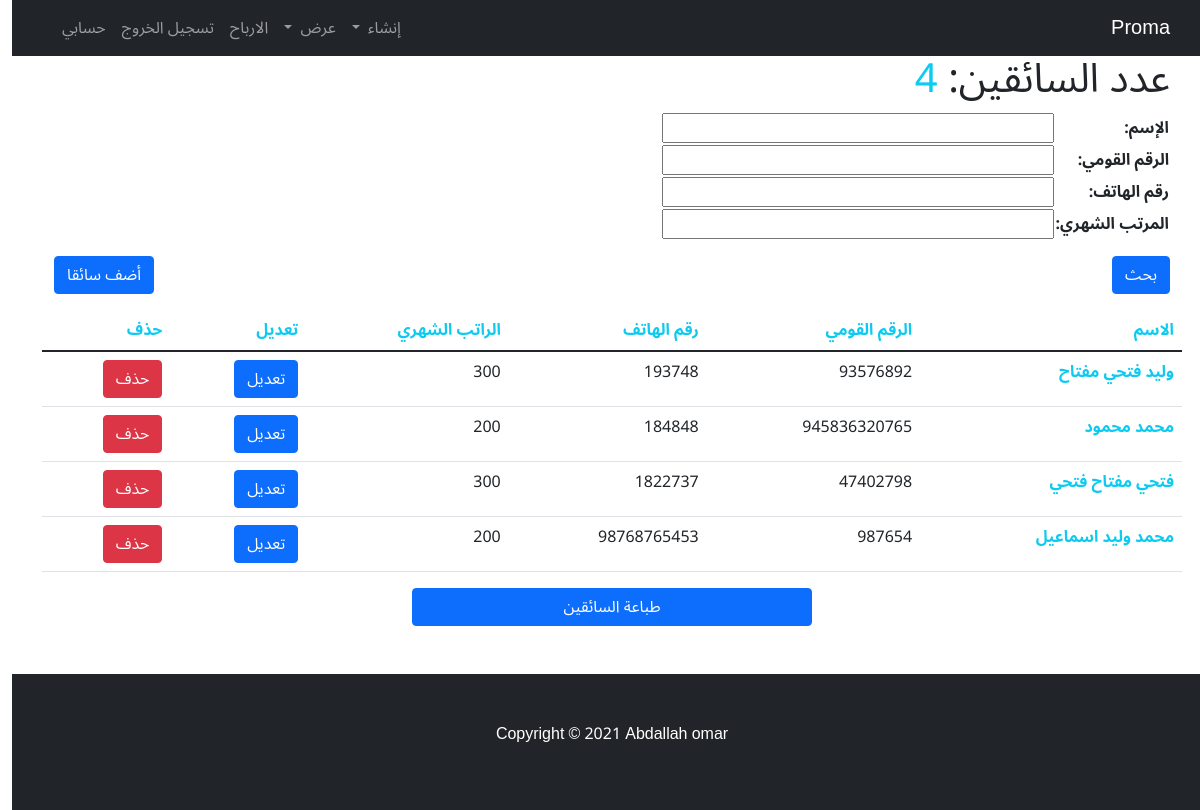
The app's page /drivers/ (signed in) with its own data.
### home_app/models.py (models this page shows, shortened)
class driver(models.Model):
    user = models.ForeignKey(User, verbose_name=("المستخدم"), on_delete=models.CASCADE)
    profile = models.ForeignKey(Profile, verbose_name=("المستخدم"), on_delete=models.CASCADE)
    name = models.CharField(max_length=50, verbose_name="الاسم")
    number_kawme = models.IntegerField(verbose_name="الرقم القومي")
    number_phone = models.IntegerField(verbose_name="رقم الهاتف")
    Salary = models.IntegerField(verbose_name="المرتب الشهري")
    image = models.ImageField(upload_to="boys_images/", verbose_name="صورة السائق", blank=True, null=True)
    rateb = models.IntegerField(verbose_name="الراتب السنوي", null=True ,blank=True)
    year = models.CharField(max_length=50,choices=academic_years,blank=True,null=True)
    date = models.DateTimeField(auto_now=True, verbose_name="التاريخ")
    add_date = models.DateField(auto_now=False, auto_now_add=False, verbose_name="التاريخ",null=True,blank=True)
    def __str__(self):
       return self.name
    class Meta:
        verbose_name = 'driver'
        verbose_name_plural = 'drivers'

### home_app/views.py (the view)
# urls.py: path('drivers/', driveres, name="driveres"),
@login_required
def driveres(request):
    driveres = driver.objects.filter(user=request.user).order_by('date')
    filter = driverFilter(request.GET, queryset=driveres)
    driveres = filter.qs
    paginator = Paginator(driveres,25)
    page_number = request.GET.get('page')
    page_pbj = paginator.get_page(page_number)
    return render(request, 'project/driveres.html', context ={'driveres':page_pbj,'filter':filter, 'count':driveres.count()})

### home_app/templates/project/driveres.html (shortened to what this page needs)
{% extends 'base.html' %}
{% block body %}
<div class="container">
  <h1>عدد السائقين: <span class="text-info">{{count}}</span></h1>
</div>
<div class="container">
  <div class="row">
    <form class="col-6">
      <table>{{filter.form.as_table}}</table>
          <button type="submit" class="btn btn-primary ml-3 mt-3">بحث</button>
    </form>
    <div class="col-6 text-end align-self-end">
      <a href="{% url 'app:add_driver' %}" class="btn btn-primary">أضف سائقا</a>
    </div>
  </div>
</div>
  <table class="table container mt-3">
      <thead>
        <tr class="text-info">
          <th scope="col">الاسم</th>
            <th scope="col" class="d-none d-sm-table-cell">الرقم القومي</th>
            <th scope="col" class="d-none d-sm-table-cell">رقم الهاتف</th>
            <th scope="col">الراتب الشهري</th>
          <th scope="col">تعديل</th>
          <th scope="col">حذف</th>
        </tr>
      </thead>
      <tbody>
        {% for driveres in driveres %}
        <tr>
          <th scope="row"><a href="{% url 'app:driver_detail' driveres.id %}" class="link-info">{{driveres}}</a></th>
          <td class="d-none d-sm-table-cell">{{driveres.number_kawme}}</td>
          <td class="d-none d-sm-table-cell">{{driveres.number_phone}}</td>
          <td>{{driveres.Salary}}</td>
          <td><a href="{% url 'app:edit_driver' driveres.id %}" class="btn btn-primary">تعديل</a></td>
          <td><a href="{% url 'app:delete_driver' driveres.id %}" class="btn btn-danger">حذف</a></td>
        </tr>
        {% endfor %}
      </tbody>
    </table>
  <div class="row">
    <div class="col text-center">
      <button onclick="window.print();" class="btn btn-primary col-4">طباعة السائقين</button>
    </div>
  </div>
{% endblock body %}

### home_app/templates/base.html (style rules this page uses)
* { font-family: 'Noto Sans Arabic', sans-serif; }
a { text-decoration: none; }

### records on screen
driver: name "وليد فتحي مفتاح", number_kawme "93576892", number_phone "193748", Salary "300"
driver: name "محمد محمود", number_kawme "945836320765", number_phone "184848", Salary "200"
driver: name "فتحي مفتاح فتحي", number_kawme "47402798", number_phone "1822737", Salary "300"
driver: name "محمد وليد اسماعيل", number_kawme "987654", number_phone "98768765453", Salary "200"

### other values on screen
{{ count }} "4"
